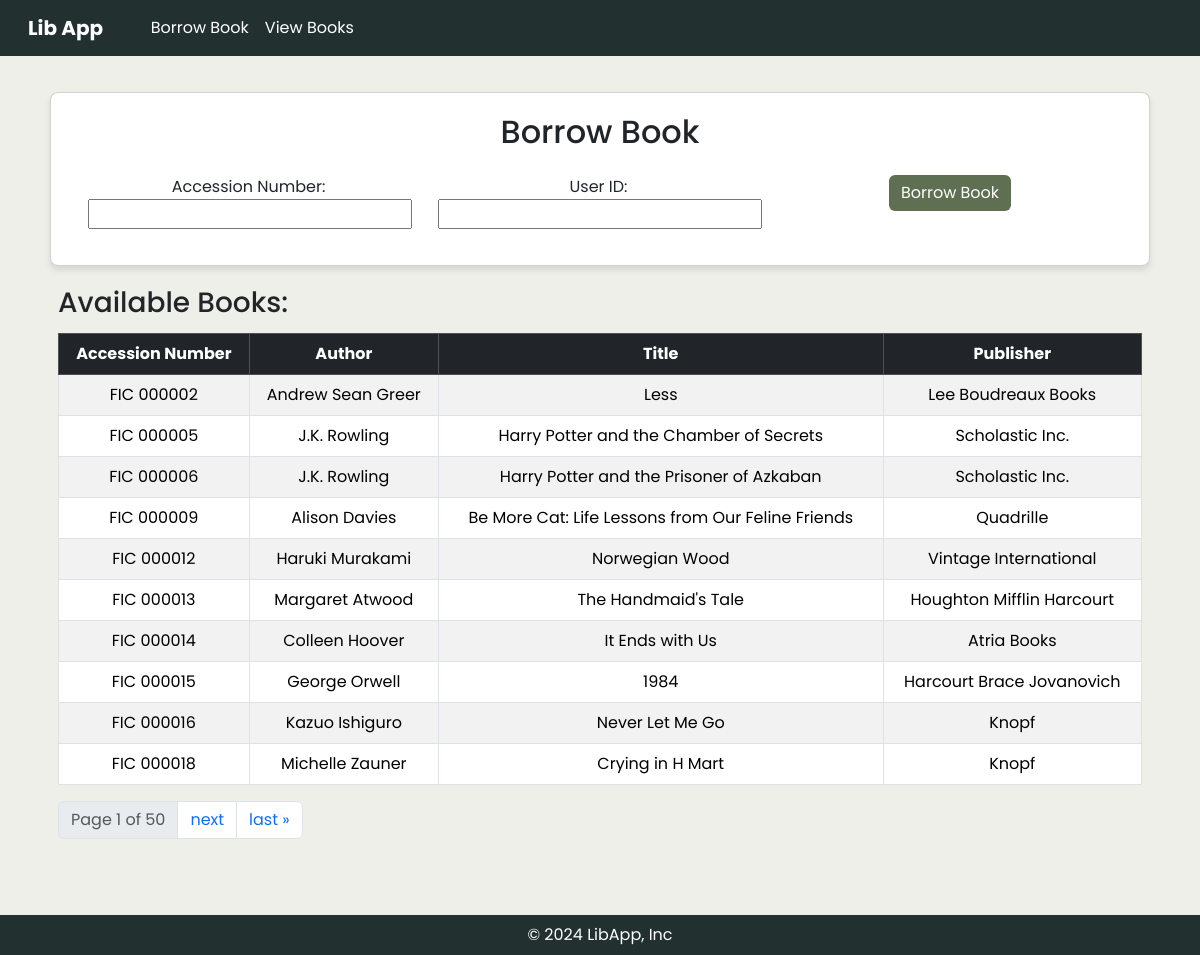
The page / on the database its author committed.
### libapp/models.py (models this page shows, shortened)
class Book(models.Model):
    ACCESSION_NUMBER_CHOICES = [
        ('borrowed', 'Borrowed'),
        ('available', 'Available'),
        ('returned', 'Returned'),
    ]
    accession_number = models.CharField(max_length=20, unique=True)
    author = models.CharField(max_length=100)
    title = models.CharField(max_length=200)
    publisher = models.CharField(max_length=100)
    date_borrowed = models.DateTimeField(null=True, blank=True)
    status = models.CharField(max_length=10, choices=ACCESSION_NUMBER_CHOICES, default='available')
    user = models.ForeignKey('User', null=True, blank=True, on_delete=models.SET_NULL)

### libapp/views.py (the view, shortened to what this page needs)
# urls.py: path('', views.borrow_book, name='borrow_book'),
def borrow_book(request):
    all_users = list(User.objects.all())
    available_books = list(Book.objects.filter(status='available'))
    all_users = merge_sort(all_users, key_func=lambda user: user.id_number)
    available_books = merge_sort(available_books, key_func=lambda book: book.accession_number)
    paginator = Paginator(available_books, 10)
    page_number = request.GET.get('page')
    book_list = paginator.get_page(page_number)
    return render(request, 'libapp/borrow_book.html', {'book_list': book_list})

### libapp/views.py (called while the page is built)
def merge_sort(arr, key_func): #sorting criteria
    if len(arr) <= 1: #if list contains 1 or 0 elements
        return arr
    mid = len(arr) // 2 #array divided into 2, index
    left_half = merge_sort(arr[:mid], key_func) #create left half by slicing, then sorted until  divided into single-element arrays
    right_half = merge_sort(arr[mid:], key_func)
    return merge(left_half, right_half, key_func) #after both halves have been sorted, combine both halves

def merge(left, right, key_func):
    sorted_list = []
    while left and right: #loop until both halves are empty
        left_key = key_func(left[0]).lower() if isinstance(key_func(left[0]), str) else key_func(left[0])
        right_key = key_func(right[0]).lower() if isinstance(key_func(right[0]), str) else key_func(right[0])
        if left_key <= right_key: #if left key is less than or equal to right key
            sorted_list.append(left.pop(0)) #add left element to sorted list
        else:
            sorted_list.append(right.pop(0)) #add right element to sorted list
    sorted_list.extend(left) #add remaining elements to the end
    sorted_list.extend(right)
    return sorted_list

### libapp/templates/libapp/borrow_book.html (shortened to what this page needs)
{% extends 'libapp/base.html' %}
{% load static %}
{% block content %}
<div class="container">
    <div class="card">
        <h2 class="card-title">Borrow Book</h2>
        <div class="card-body">
                <form method="post">
                    <div class="row">
                        <div class="col">
                            <label for="accession_number" style="padding-right: 3px;">Accession Number:</label>
                            <input type="text" id="accession_number" name="accession_number" required>
                        </div>
                        <div class="col">
                            <label for="user_id" style="padding-right: 3px;">User ID:</label>
                            <input type="text" id="user_id" name="user_id" required>
                        </div>
                        <div class="col">
                            <button type="submit" class="btn btn-light btn-block">Borrow Book</button>
                        </div>
                    </div>
                </form>
        </div>
    </div>
    <div class="row d-flex">
        <div class="container">
            {% if book_list %}
                <div class="col-auto me-auto" style="padding-bottom: 5px;"><h3>Available Books:</h3> </div>
                <table class="table table-striped table-bordered" style="text-align: center;">
                    <thead class="table-dark">
                            <th>Accession Number</th>
                            <th>Author</th>
                            <th>Title</th>
                            <th>Publisher</th>
                    </thead>
                    <tbody>
                        {% for book in book_list %}
                            <tr>
                                <td>{{book.accession_number}}</td>
                                <td>{{ book.author }}</td>
                                <td>{{ book.title }}</td>
                                <td>{{ book.publisher }}</td>
                            </tr>
                        {% endfor %}
                    </tbody>
                </table>
            {% else %}
                <p>No books available at the moment.</p>
            {% endif %}
            <nav aria-label="...">
                <ul class="pagination">
                        <li class="page-item disabled">
                            <span class="page-link">
                                Page {{ book_list.number }} of {{ book_list.paginator.num_pages }}
                            </span>
                        </li>
                        {% if book_list.has_next %}
                        <li class="page-item">
                            <a class="page-link" href="?page={{ book_list.next_page_number }}">next</a>
                        </li>
                        <li class="page-item">
                            <a class="page-link" href="?page={{ book_list.paginator.num_pages }}">last &raquo;</a>
                        </li>
                        {% endif %}
                </ul>
            </nav>
        </div>
    </div>
</div>
{% endblock %}

### libapp/templates/libapp/base.html (shortened to what this page needs)
{% load static %}
<!doctype html>
<html lang="en">
<head>
    <link href="https://cdn.jsdelivr.net/npm/bootstrap@5.3.3/dist/css/bootstrap.min.css" rel="stylesheet">
</head>
<body>
    <nav class="navbar navbar-dark bg-custom mb-3 sticky-top" style="background-color: #223030;">
        <div class="container-fluid">
            <a class="navbar-brand d-flex align-items-center" href="{% url 'borrow_book' %}">
                <span class="ms-3"><strong>Lib App</strong><span>
            </a>
                <ul class="nav col-12 col-lg-auto me-lg-auto mb-2 justify-content-center mb-md-0" style="margin-left: 2%; margin-top: 0%;">
                    <li><a href="{% url 'borrow_book' %}" class="nav-link px-2 text-white">Borrow Book</a></li>
                    <li><a href="{% url 'view_books' %}" class="nav-link px-2 text-white">View Books</a></li>
                </ul>
        </div>
    </nav>
{% block content %}
{% endblock %}
<nav class="navbar bg-custom fixed-bottom justify-content-center" style="background: #223030;">
    <div style="color: white;">&copy; 2024 LibApp, Inc</div>
</nav>
</body>
</html>

### libapp/templates/libapp/base.html (style rules this page uses)
body { background-color: #EFEFE9; font-family: "Poppins"; padding-bottom: 60px; }
a { font-family: "Poppins"; }
.btn-light { background-color: #5f6f52; color: white; border: #5f6f52; }
.table { background-color: #223030; }
.card { padding: 20px; background-color: white; box-shadow: 0 4px 6px rgba(0, 0, 0, 0.1); border-radius: 8px; text-align: center; }
.container { padding: 20px; }

### rows shown on the page
Book: accession_number "FIC 000002", author "Andrew Sean Greer", title "Less", publisher "Lee Boudreaux Books"
Book: accession_number "FIC 000005", author "J.K. Rowling", title "Harry Potter and the Chamber of Secrets", publisher "Scholastic Inc."
Book: accession_number "FIC 000006", author "J.K. Rowling", title "Harry Potter and the Prisoner of Azkaban", publisher "Scholastic Inc."
Book: accession_number "FIC 000009", author "Alison Davies", title "Be More Cat: Life Lessons from Our Feline Friends", publisher "Quadrille"
Book: accession_number "FIC 000012", author "Haruki Murakami", title "Norwegian Wood", publisher "Vintage International"
Book: accession_number "FIC 000013", author "Margaret Atwood", title "The Handmaid's Tale", publisher "Houghton Mifflin Harcourt"
Book: accession_number "FIC 000014", author "Colleen Hoover", title "It Ends with Us", publisher "Atria Books"
Book: accession_number "FIC 000015", author "George Orwell", title "1984", publisher "Harcourt Brace Jovanovich"
Book: accession_number "FIC 000016", author "Kazuo Ishiguro", title "Never Let Me Go", publisher "Knopf"
Book: accession_number "FIC 000018", author "Michelle Zauner", title "Crying in H Mart", publisher "Knopf"

### other values the page prints
{{ book_list.number }} "1"
{{ book_list.paginator.num_pages }} "50"
